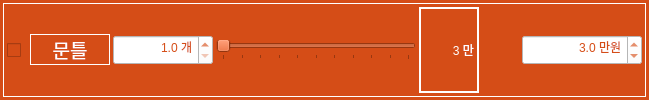
                 <widget class="QFrame" name="frame_129">
                  <property name="minimumSize">
                   <size>
                    <width>0</width>
                    <height>30</height>
                   </size>
                  </property>
                  <property name="maximumSize">
                   <size>
                    <width>16777215</width>
                    <height>16777215</height>
                   </size>
                  </property>
                  <property name="font">
                   <font>
                    <family>나눔고딕 ExtraBold</family>
                    <pointsize>9</pointsize>
                    <weight>9</weight>
                    <italic>false</italic>
                    <bold>false</bold>
                   </font>
                  </property>
                  <property name="styleSheet">
                   <string notr="true">background-color: rgb(213, 77, 23);
font: 75 9pt &quot;나눔고딕 ExtraBold&quot;;</string>
                  </property>
                  <layout class="QHBoxLayout" name="horizontalLayout_276">
                   <property name="leftMargin">
                    <number>3</number>
                   </property>
                   <property name="topMargin">
                    <number>3</number>
                   </property>
                   <property name="rightMargin">
                    <number>3</number>
                   </property>
                   <property name="bottomMargin">
                    <number>3</number>
                   </property>
                   <item>
                    <widget class="QFrame" name="horizontalFrame_27">
                     <property name="styleSheet">
                      <string notr="true">color: rgb(255, 255, 255);</string>
                     </property>
                     <property name="frameShape">
                      <enum>QFrame::Box</enum>
                     </property>
                     <layout class="QHBoxLayout" name="horizontalLayout_98">
                      <property name="spacing">
                       <number>3</number>
                      </property>
                      <property name="leftMargin">
                       <number>3</number>
                      </property>
                      <property name="topMargin">
                       <number>3</number>
                      </property>
                      <property name="rightMargin">
                       <number>3</number>
                      </property>
                      <property name="bottomMargin">
                       <number>3</number>
                      </property>
                      <item>
                       <widget class="QCheckBox" name="checkBox_demol_doorFrame">
                        <property name="minimumSize">
                         <size>
                          <width>20</width>
                          <height>30</height>
                         </size>
                        </property>
                        <property name="maximumSize">
                         <size>
                          <width>16777215</width>
                          <height>16777215</height>
                         </size>
                        </property>
                        <property name="styleSheet">
                         <string notr="true">color: rgb(255, 255, 255);</string>
                        </property>
                        <property name="text">
                         <string/>
                        </property>
                        <property name="checked">
                         <bool>false</bool>
                        </property>
                        <property name="tristate">
                         <bool>false</bool>
                        </property>
                       </widget>
                      </item>
                      <item>
                       <widget class="QLabel" name="label_31">
                        <property name="sizePolicy">
                         <sizepolicy hsizetype="Preferred" vsizetype="Fixed">
                          <horstretch>0</horstretch>
                          <verstretch>0</verstretch>
                         </sizepolicy>
                        </property>
                        <property name="minimumSize">
                         <size>
                          <width>80</width>
                          <height>30</height>
                         </size>
                        </property>
                        <property name="maximumSize">
                         <size>
                          <width>16777215</width>
                          <height>16777215</height>
                         </size>
                        </property>
                        <property name="font">
                         <font>
                          <family>구름 산스 500</family>
                          <pointsize>14</pointsize>
                          <weight>50</weight>
                          <italic>false</italic>
                          <bold>false</bold>
                         </font>
                        </property>
                        <property name="styleSheet">
                         <string notr="true">background-color: rgb(213, 77, 23);
color: rgb(255, 255, 255);
font: 14pt &quot;구름 산스 500&quot;;</string>
                        </property>
                        <property name="frameShape">
                         <enum>QFrame::Box</enum>
                        </property>
                        <property name="text">
                         <string>문틀</string>
                        </property>
                        <property name="alignment">
                         <set>Qt::AlignCenter</set>
                        </property>
                       </widget>
                      </item>
                      <item>
                       <widget class="QDoubleSpinBox" name="doubleSpinBox_demol_area_doorFrame">
                        <property name="minimumSize">
                         <size>
                          <width>100</width>
                          <height>30</height>
                         </size>
                        </property>
                        <property name="styleSheet">
                         <string notr="true">background-color: rgb(255, 255, 255);
color: rgb(213, 77, 23);
font: 12pt &quot;구름 산스 500&quot;;</string>
                        </property>
                        <property name="alignment">
                         <set>Qt::AlignRight|Qt::AlignTrailing|Qt::AlignVCenter</set>
                        </property>
                        <property name="prefix">
                         <string/>
                        </property>
                        <property name="suffix">
                         <string> 개</string>
                        </property>
                        <property name="decimals">
                         <number>1</number>
                        </property>
                        <property name="minimum">
                         <double>1.000000000000000</double>
                        </property>
                        <property name="maximum">
                         <double>20.000000000000000</double>
                        </property>
                        <property name="singleStep">
                         <double>1.000000000000000</double>
                        </property>
                        <property name="value">
                         <double>1.000000000000000</double>
                        </property>
                       </widget>
                      </item>
                      <item>
                       <widget class="QSlider" name="horizontalSlider_demol_doorFrame">
                        <property name="sizePolicy">
                         <sizepolicy hsizetype="Expanding" vsizetype="Fixed">
                          <horstretch>0</horstretch>
                          <verstretch>0</verstretch>
                         </sizepolicy>
                        </property>
                        <property name="minimumSize">
                         <size>
                          <width>200</width>
                          <height>0</height>
                         </size>
                        </property>
                        <property name="maximumSize">
                         <size>
                          <width>200</width>
                          <height>16777215</height>
                         </size>
                        </property>
                        <property name="minimum">
                         <number>30</number>
                        </property>
                        <property name="maximum">
                         <number>50</number>
                        </property>
                        <property name="singleStep">
                         <number>1</number>
                        </property>
                        <property name="pageStep">
                         <number>1</number>
                        </property>
                        <property name="value">
                         <number>30</number>
                        </property>
                        <property name="orientation">
                         <enum>Qt::Horizontal</enum>
                        </property>
                        <property name="invertedAppearance">
                         <bool>false</bool>
                        </property>
                        <property name="invertedControls">
                         <bool>false</bool>
                        </property>
                        <property name="tickPosition">
                         <enum>QSlider::TicksBelow</enum>
                        </property>
                        <property name="tickInterval">
                         <number>2</number>
                        </property>
                       </widget>
                      </item>
                      <item>
                       <widget class="QLabel" name="label_demol_doorFrame">
                        <property name="minimumSize">
                         <size>
                          <width>60</width>
                          <height>0</height>
                         </size>
                        </property>
                        <property name="maximumSize">
                         <size>
                          <width>60</width>
                          <height>16777215</height>
                         </size>
                        </property>
                        <property name="styleSheet">
                         <string notr="true">font: 12pt &quot;구름 산스 500&quot;;</string>
                        </property>
                        <property name="frameShape">
                         <enum>QFrame::WinPanel</enum>
                        </property>
                        <property name="text">
                         <string>3 만</string>
                        </property>
                        <property name="alignment">
                         <set>Qt::AlignRight|Qt::AlignTrailing|Qt::AlignVCenter</set>
                        </property>
                       </widget>
                      </item>
                      <item>
                       <spacer name="horizontalSpacer_17">
                        <property name="orientation">
                         <enum>Qt::Horizontal</enum>
                        </property>
                        <property name="sizeType">
                         <enum>QSizePolicy::Expanding</enum>
                        </property>
                        <property name="sizeHint" stdset="0">
                         <size>
                          <width>40</width>
                          <height>20</height>
                         </size>
                        </property>
                       </spacer>
                      </item>
                      <item>
                       <widget class="QDoubleSpinBox" name="doubleSpinBox_demol_cost_doorFrame">
                        <property name="minimumSize">
                         <size>
                          <width>120</width>
                          <height>30</height>
                         </size>
                        </property>
                        <property name="styleSheet">
                         <string notr="true">background-color: rgb(255, 255, 255);
color: rgb(213, 77, 23);
font: 12pt &quot;구름 산스 500&quot;;</string>
                        </property>
                        <property name="alignment">
                         <set>Qt::AlignRight|Qt::AlignTrailing|Qt::AlignVCenter</set>
                        </property>
                        <property name="prefix">
                         <string/>
                        </property>
                        <property name="suffix">
                         <string> 만원</string>
                        </property>
                        <property name="decimals">
                         <number>1</number>
                        </property>
                        <property name="minimum">
                         <double>1.000000000000000</double>
                        </property>
                        <property name="maximum">
                         <double>500.000000000000000</double>
                        </property>
                        <property name="singleStep">
                         <double>1.000000000000000</double>
                        </property>
                        <property name="value">
                         <double>3.000000000000000</double>
                        </property>
                       </widget>
                      </item>
                     </layout>
                    </widget>
                   </item>
                  </layout>
                 </widget>
